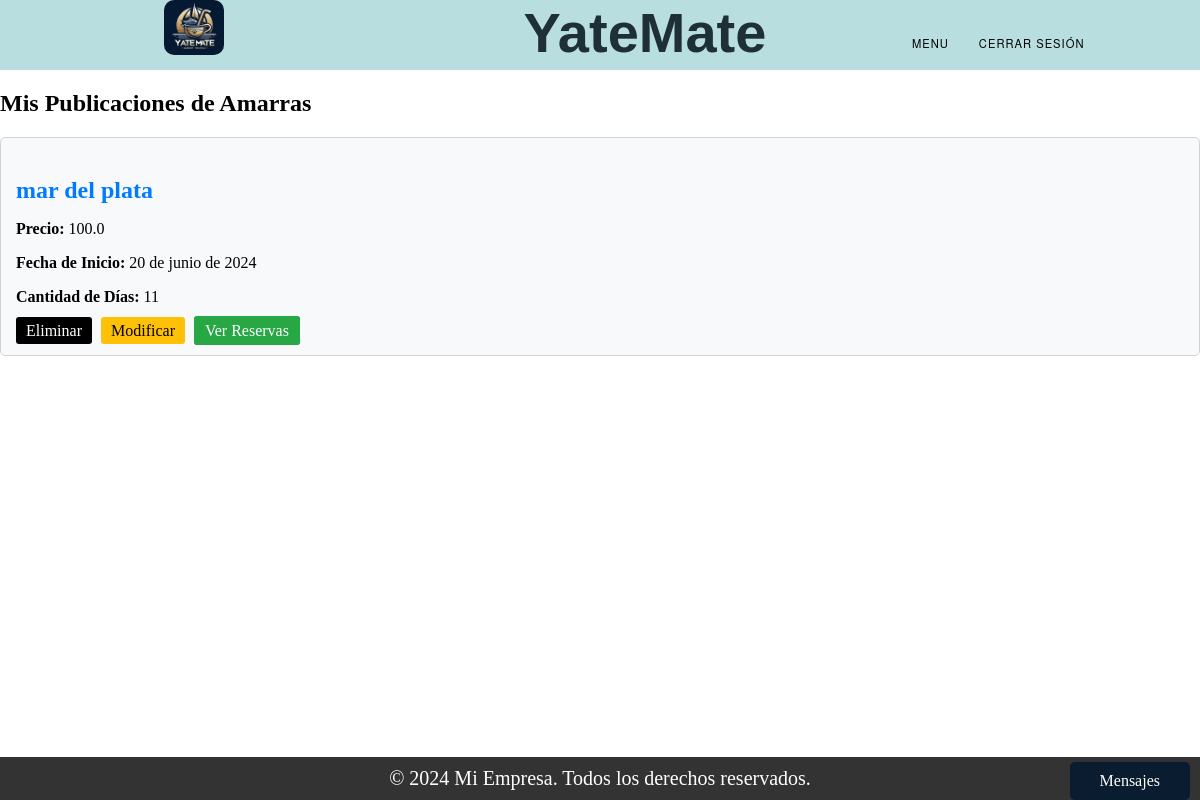
Before: /mis_publicaciones_Amarras/ (signed in) with the older database file.
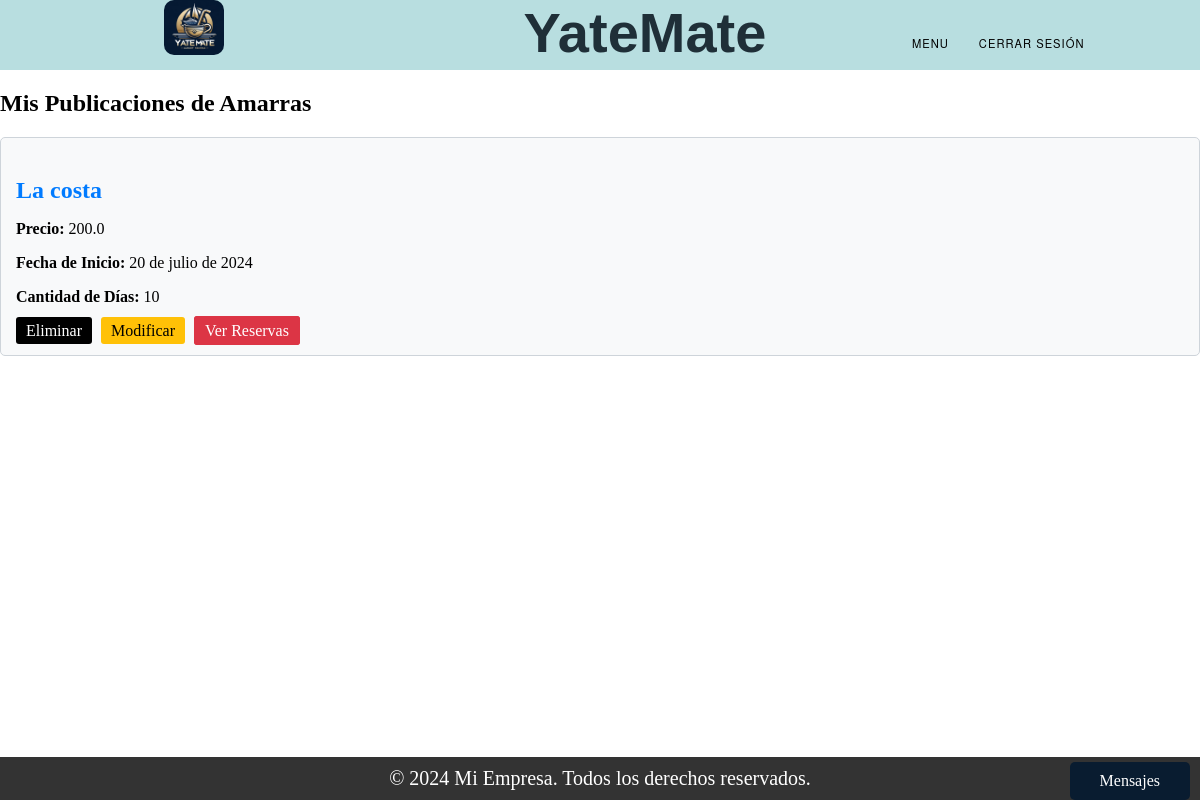
After: the same page with the newer database file.
### Amarra/models.py (models this page shows, shortened)
class Publicacion_Amarra(models.Model):
    ESTADOS = (
        ('Vigente', 'Vigente'),
        ('En Proceso', 'En Proceso'),
        ('Finalizado', 'Finalizado'),
    )
    dueño = models.ForeignKey(User, on_delete=models.CASCADE, null=True)
    precio = models.TextField()
    fecha_inicio = models.DateField()
    cant_dias = models.TextField()
    ubicacion = models.TextField()
    cant_dias_disponibles = models.TextField(null=True)
    estado = models.CharField(max_length=20, choices=ESTADOS, default='Vigente')

### Amarra/views.py (the view)
# urls.py: path('mis_publicaciones_Amarras/', views.mis_publicaciones, name='mis_publicaciones'),
def mis_publicaciones(request):
    user_id = request.session.get('user_id')
    publicaciones_amarras = Publicacion_Amarra.objects.filter(dueño_id=user_id)
    for publicacion in publicaciones_amarras:
        tiene_reservas = Reserva.objects.filter(publicacion=publicacion).exists()
        publicacion.tiene_reservas = tiene_reservas  # Agregar el atributo a la instancia
    return render(request, 'mis_publicaciones.html', {'publicaciones_amarras': publicaciones_amarras})

### Trueque/context_processors.py (called while the page is built)
def conversaciones_usuario(request):
    user_id = request.session.get('user_id')
    if user_id:
        conversaciones = Conversacion.objects.filter(Q(dueño_publicacion=user_id) | Q(solicitante=user_id))
        return {'conversaciones_usuario': conversaciones}
    else:
        return {'conversaciones_usuario': []}

### Trueque/models.py (called while the page is built)
    def get_mensajes(self):
        return Mensajes_chat.objects.filter(conversacion=self).order_by('enviado_a')

### Amarra/templates/mis_publicaciones.html (shortened to what this page needs)
{% extends "base.html" %}
{% block content %}
<h2>Mis Publicaciones de Amarras</h2>
{% if publicaciones_amarras %}
    <div class="publicaciones-container">
        {% for publicacion in publicaciones_amarras %}
            <div class="card">
                <h3 class="card-title">{{ publicacion.ubicacion }}</h3>
                <p><strong>Precio:</strong> {{ publicacion.precio }}</p>
                <p><strong>Fecha de Inicio:</strong> {{ publicacion.fecha_inicio }}</p>
                <p><strong>Cantidad de Días:</strong> {{ publicacion.cant_dias }}</p>
                <div>
                    <a href="{% url 'eliminar_publicacion' publicacion.id %}" class="btn-card btn-card-delete">Eliminar</a>
                    <a href="{% url 'modificar_publicacion' publicacion.id %}" class="btn-card btn-card-modify">Modificar</a>
                    {% if publicacion.tiene_reservas %}
                        <a href="{% url 'ver_reservas' publicacion.id %}" class="btn-card btn-card-reservas btn-verde">Ver Reservas</a>
                    {% else %}
                        <a href="{% url 'ver_reservas' publicacion.id %}" class="btn-card btn-card-reservas btn-rojo">Ver Reservas</a>
                    {% endif %}
                </div>
            </div>
        {% endfor %}
    </div>
{% else %}
    <p>No tienes publicaciones de amarras aún.</p>
{% endif %}
{% endblock %}

Changed rows visible on the page:
removed Publicacion_Amarra: ubicacion "mar del plata", precio "100.0", fecha_inicio "20 de junio de 2024", cant_dias "11", shows "Ver Reservas"
added Publicacion_Amarra: ubicacion "La costa", precio "200.0", fecha_inicio "20 de julio de 2024", cant_dias "10", shows "Ver Reservas"
